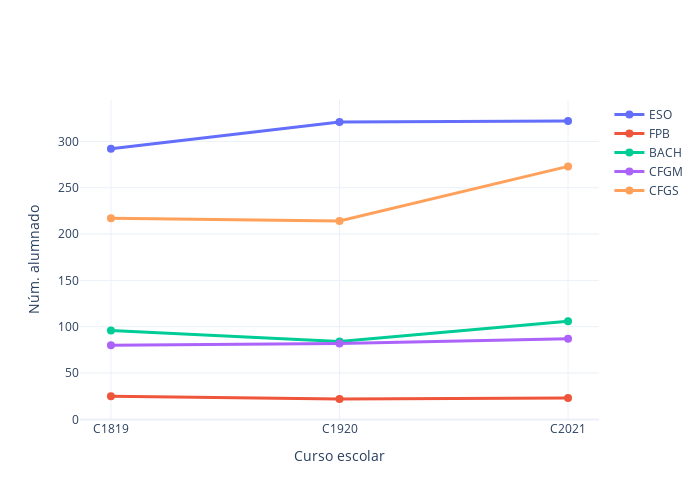

Notebook code for this chart:
### Markdown cell above
## Evolución del número total de alumnado por niveles

### Code cell
myplotly.num_students_evolution(df_ce, stages, years)

### Figure 1 — Plotly figure (JSON) as saved in the notebook; plotly's stock layout.template omitted (floating-point values rounded to 4 significant figures)
{"data": [{"hoverinfo": "name+text", "line": {"width": 3}, "marker": {"size": 8}, "name": "ESO", "text": [292, 321, 322], "type": "scatter", "x": ["C1819", "C1920", "C2021"], "y": [292, 321, 322]}, {"hoverinfo": "name+text", "line": {"width": 3}, "marker": {"size": 8}, "name": "FPB", "text": [25, 22, 23], "type": "scatter", "x": ["C1819", "C1920", "C2021"], "y": [25, 22, 23]}, {"hoverinfo": "name+text", "line": {"width": 3}, "marker": {"size": 8}, "name": "BACH", "text": [96, 84, 106], "type": "scatter", "x": ["C1819", "C1920", "C2021"], "y": [96, 84, 106]}, {"hoverinfo": "name+text", "line": {"width": 3}, "marker": {"size": 8}, "name": "CFGM", "text": [80, 82, 87], "type": "scatter", "x": ["C1819", "C1920", "C2021"], "y": [80, 82, 87]}, {"hoverinfo": "name+text", "line": {"width": 3}, "marker": {"size": 8}, "name": "CFGS", "text": [217, 214, 273], "type": "scatter", "x": ["C1819", "C1920", "C2021"], "y": [217, 214, 273]}], "layout": {"height": 500, "width": 700, "xaxis": {"title": {"text": "Curso escolar"}}, "yaxis": {"title": {"text": "Núm. alumnado"}}}}
